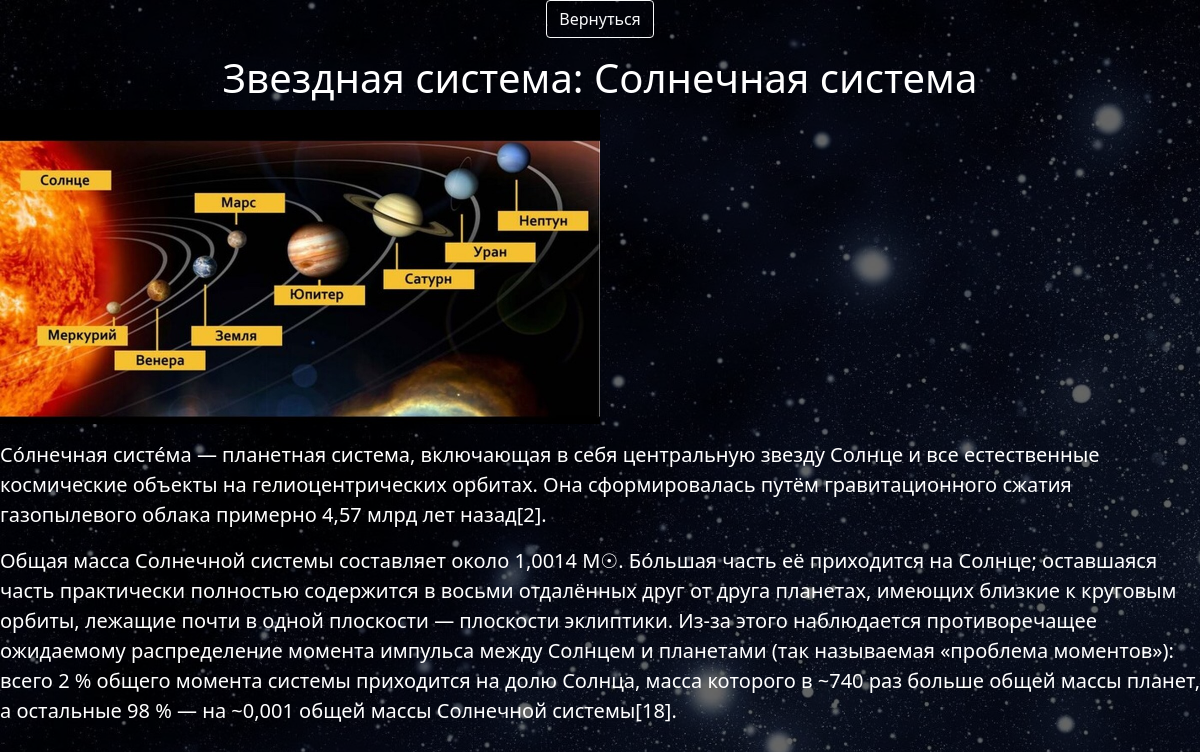
Page /check_star_system/2 on the committed database.
### data/star_system.py (models this page shows)
class Star_System(SqlAlchemyBase, UserMixin):
    __tablename__ = 'star_systems'
    id = sqlalchemy.Column(sqlalchemy.Integer,
                           primary_key=True, autoincrement=True)
    name = sqlalchemy.Column(sqlalchemy.String, nullable=True)
    galaxy = sqlalchemy.Column(sqlalchemy.Integer, sqlalchemy.ForeignKey('galaxies.id'), nullable=True)
    text = sqlalchemy.Column(sqlalchemy.String, nullable=True)
    photo = sqlalchemy.Column(sqlalchemy.String, nullable=True)

### main.py (the view)
@app.route('/check_star_system/<int:id_star_system>', methods=['GET', 'POST'])
def check_star_system(id_star_system):
    db_sess = db_session.create_session()
    form = Check_Star_System_Form()
    star_system = db_sess.query(Star_System).filter(Star_System.id == id_star_system)[0]
    db_sess.close()
    if form.submit_return.data:
        return redirect('/star_systems/1')
    text = ''
    if star_system.text:
        if os.path.isfile(star_system.text):
            with open(star_system.text, 'r', encoding='utf-8') as file:
                text = file.readlines()
    photo = ''
    if star_system.photo:
        if os.path.isfile(star_system.photo):
            photo = star_system.photo
    return render_template('check_star_system.html', form=form, star_system=star_system, text=text, photo=photo)

### forms/check_star_system.py
class Check_Star_System_Form(FlaskForm):
    submit_return = SubmitField('Вернуться')

### data/db_session.py (called while the page is built)
def create_session() -> Session:
    global __factory
    return __factory()

### templates/check_star_system.html (shortened to what this page needs)
<!DOCTYPE html>
<html lang="en">
<head>
    <link rel="stylesheet" href="https://cdn.jsdelivr.net/npm/bootstrap@5.0.0-beta1/dist/css/bootstrap.min.css">
</head>
<body style="background-image: url('/static/image/sad.jpg'); background-repeat: no-repeat; background-attachment: fixed; background-size: cover; color: white;">
<div style="background-color: rgba(0, 0, 0, 0.6); height: 100vw;">
<form action="" method="post" novalidate>
<p style="height: auto; width: auto;" align="center">{{ form.submit_return(type="submit", class="btn btn-outline-light") }}</p>
</form>
<h1 align="center">Звездная система: {{ star_system.name }}</h1>
{% if photo != '' %}
    <p><img src="{{url_for('static', filename=photo[7:])}}" style="max-width: 600px; max-height: 400px; object-fit: cover;"></p>
{% endif %}
{% for x in text %}
<p style="font-size: 20px;">{{ x }}</p>
{% endfor %}
</div>
</body>
</html>

### rows in the picture
Star_System: name "Солнечная система", photo (picture)
